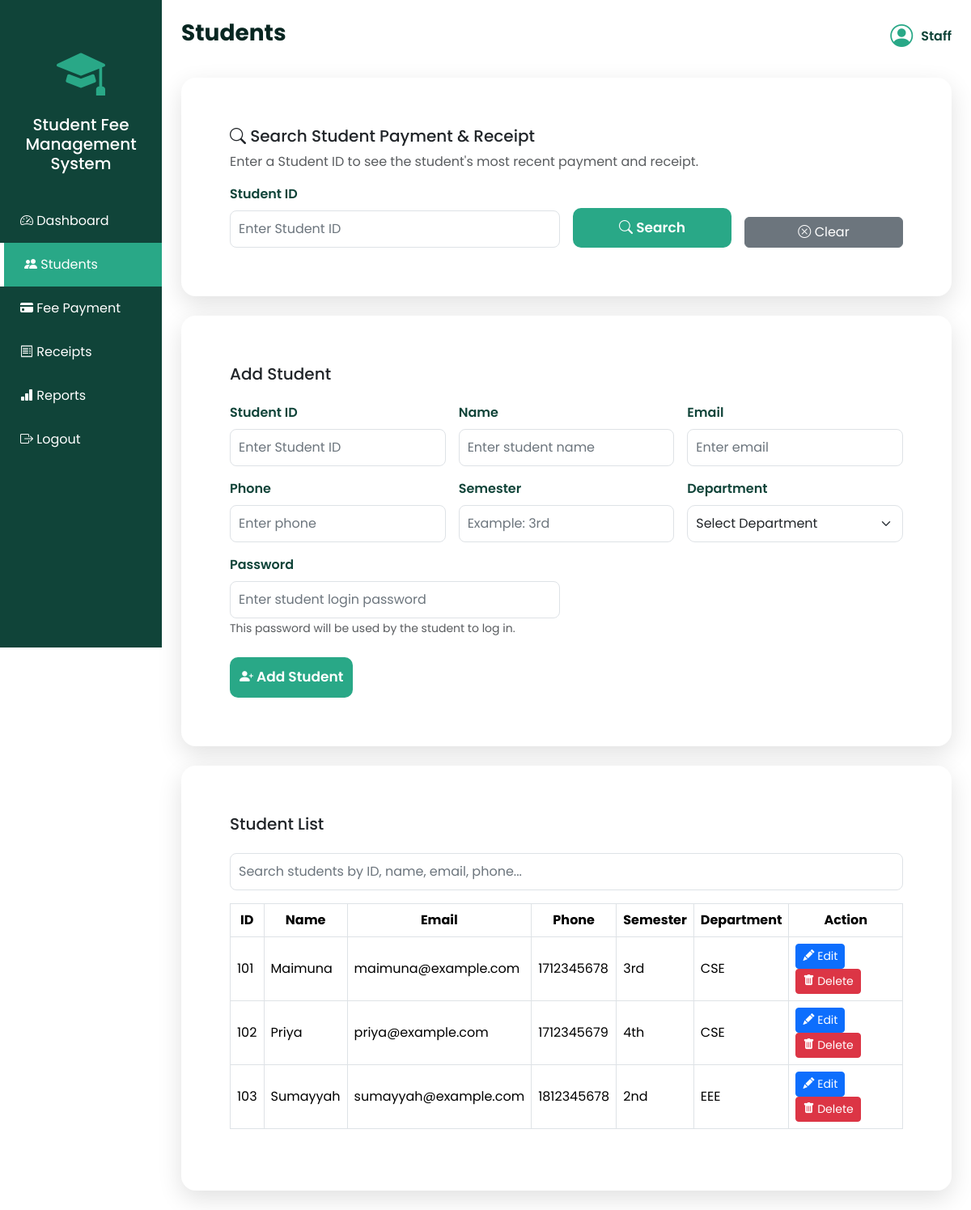
Screenshot of /students.php (signed in) with the database file from the repository.
### tables this page shows
CREATE TABLE `student` (
  `StudentID` int(11) NOT NULL,
  `Name` varchar(1000) NOT NULL,
  `Phone` int(11) DEFAULT NULL,
  `Semester` text DEFAULT NULL,
  `DepartmentID` int(11) DEFAULT NULL,
  `Email` varchar(100) DEFAULT NULL
);

CREATE TABLE `department` (
  `DepartmentID` int(11) NOT NULL,
  `DepartmentName` varchar(1000) NOT NULL
);

### students.php (the view, shortened to what the rows shown need)
<?php
require_once "config/db.php";
$students = $conn->query(
    "SELECT
        student.StudentID,
        student.Name,
        student.Email,
        student.Phone,
        student.Semester,
        department.DepartmentName
     FROM student
     LEFT JOIN department
        ON student.DepartmentID = department.DepartmentID
     ORDER BY student.StudentID ASC"
);
?>
<!DOCTYPE html>
<html lang="en">
<head>
    <link href="https://cdn.jsdelivr.net/npm/bootstrap@5.3.7/dist/css/bootstrap.min.css"
          rel="stylesheet">
    <link rel="stylesheet"
          href="css/style.css">
    <link rel="stylesheet"
          href="https://cdn.jsdelivr.net/npm/bootstrap-icons@1.13.1/font/bootstrap-icons.min.css">
</head>
<body>
<div class="row g-0">
    <div class="col-lg-10">
        <div class="p-4">
            <div class="card mt-4">
                <div class="card-body">
                    <div class="table-responsive">
                        <table id="studentTable"
                               class="table table-bordered table-hover align-middle">
                            <thead>
                                <tr>
                                    <th>ID</th>
                                    <th>Name</th>
                                    <th>Email</th>
                                    <th>Phone</th>
                                    <th>Semester</th>
                                    <th>Department</th>
                                    <th>Action</th>
                                </tr>
                            </thead>
                            <tbody>
                                <?php if ($students && $students->num_rows > 0): ?>
                                    <?php while (
                                        $student = $students->fetch_assoc()
                                    ): ?>
                                        <tr>
                                            <td>
                                                <?= htmlspecialchars(
                                                    $student['StudentID']
                                                ) ?>
                                            </td>
                                            <td>
                                                <?= htmlspecialchars(
                                                    $student['Name']
                                                ) ?>
                                            </td>
                                            <td>
                                                <?= htmlspecialchars(
                                                    $student['Email']
                                                ) ?>
                                            </td>
                                            <td>
                                                <?= htmlspecialchars(
                                                    $student['Phone']
                                                ) ?>
                                            </td>
                                            <td>
                                                <?= htmlspecialchars(
                                                    $student['Semester']
                                                ) ?>
                                            </td>
                                            <td>
                                                <?= htmlspecialchars(
                                                    $student['DepartmentName']
                                                    ?? 'N/A'
                                                ) ?>
                                            </td>
                                            <td>
                                                <a
                                                    href="students.php?edit=<?= $student['StudentID'] ?>"
                                                    class="btn btn-sm btn-primary">
                                                    <i class="bi bi-pencil-fill"></i>
                                                    Edit
                                                </a>
                                                <a
                                                    href="students.php?delete=<?= $student['StudentID'] ?>"
                                                    class="btn btn-sm btn-danger delete-btn">
                                                    <i class="bi bi-trash-fill"></i>
                                                    Delete
                                                </a>
                                            </td>
                                        </tr>
                                    <?php endwhile; ?>
                                <?php endif; ?>
                            </tbody>
                        </table>
                    </div>
                </div>
            </div>
        </div>
    </div>
</div>
</body>
</html>

### rows the page displays
student: StudentID "101", Name "Maimuna", Email "maimuna@example.com", Phone "1712345678", Semester "3rd", DepartmentID.DepartmentName "CSE"
student: StudentID "102", Name "Priya", Email "priya@example.com", Phone "1712345679", Semester "4th", DepartmentID.DepartmentName "CSE"
student: StudentID "103", Name "Sumayyah", Email "sumayyah@example.com", Phone "1812345678", Semester "2nd", DepartmentID.DepartmentName "EEE"
